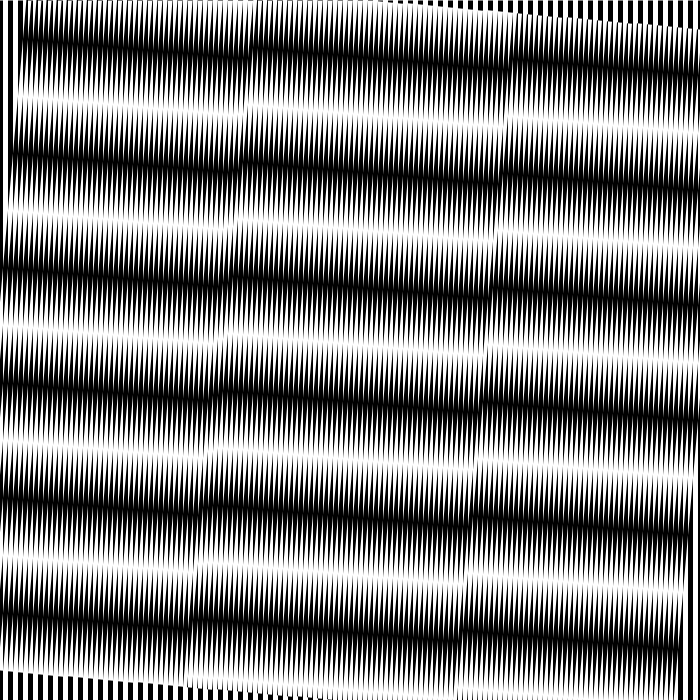
Frame 1 (no input)
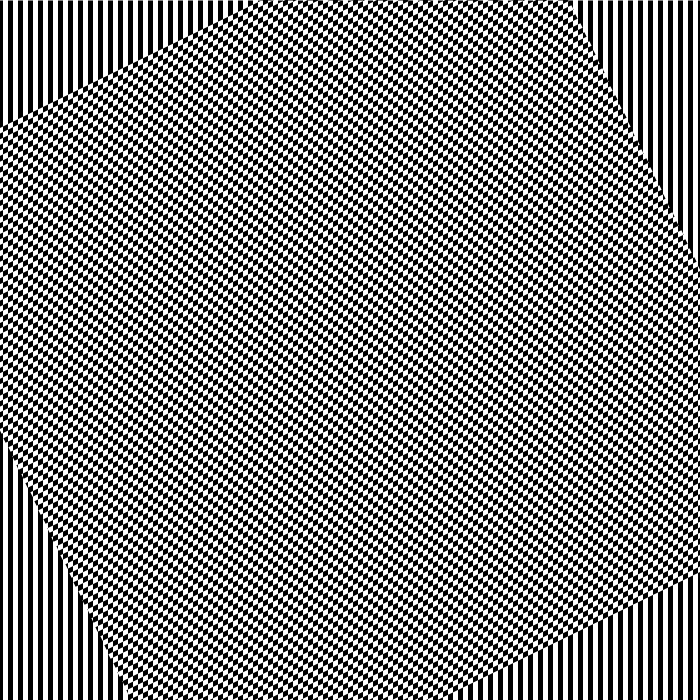
Frame 60 (the mouse pressed at the canvas centre just before this capture)
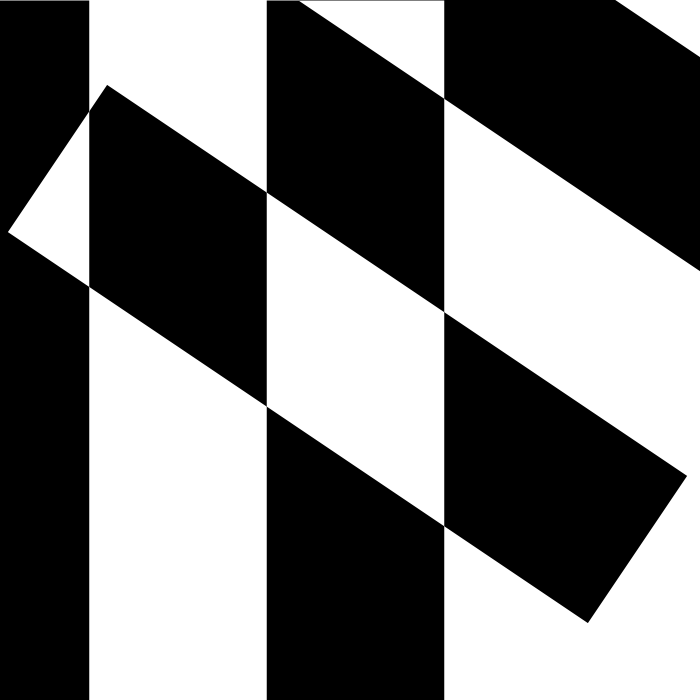
Frame 120 (the mouse held since frame 60 and released just before this capture)

The Processing sketch that drew these frames (run headless with seeded random() and noise(); from frame 60 on, the mouse is pressed at the canvas centre):

// Processing sketch: build
// ── build.pde
/*
 * moiré patterns
 * step 01
 */

float xStep = 20;
float xx;
float angle = 5;

void setup() {
  size(700, 700);
  surface.setLocation(350, 15);
  
  // style
  stroke(255);
  strokeCap(CORNER);
  strokeWeight(xStep/2);

}

void draw() {
  background(255);
  // create difference with blendMode() and substract
  // the lines from each other
  // both lines and background must have the same color
  blendMode(DIFFERENCE);

  // xx = map(mouseX, 0, width, -width/2, width/2);
  // angle = map(mouseY, 0, height, -90, 90);
  // change number of lines with the mouse
  xStep = map(mouseY, 0, height, 10, height);

  strokeWeight(xStep/2);
  // origin to the center of the screen
  translate(width/2, height/2);
  // vertical lines along the x-axis
  for (int x = -width/2; x <= +width/2; x += xStep) {
    line(x, -height/2, x, height/2);
  }

  // second set of vertical lines
  // changes its position with the mouse
  rotate(radians(angle));
  for (int x = -width/2; x <= +width/2; x += xStep) {
    line(x + xx, -height/2, x + xx, height/2);
  } 
  angle++;
}
